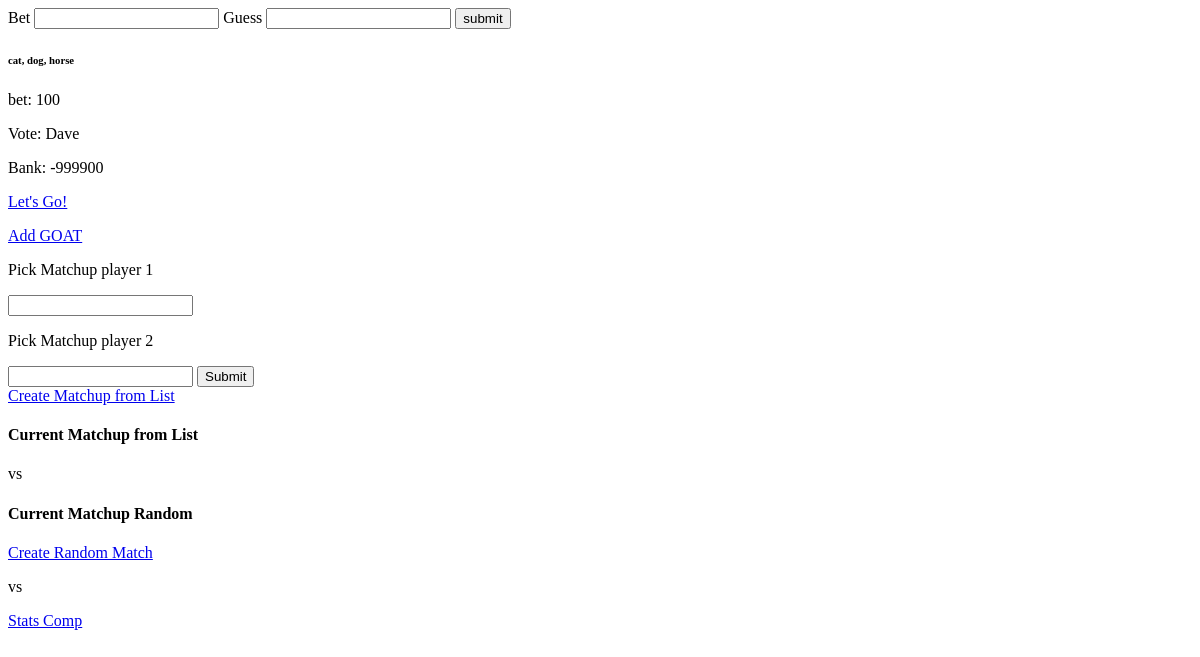
The app's page /, older data.
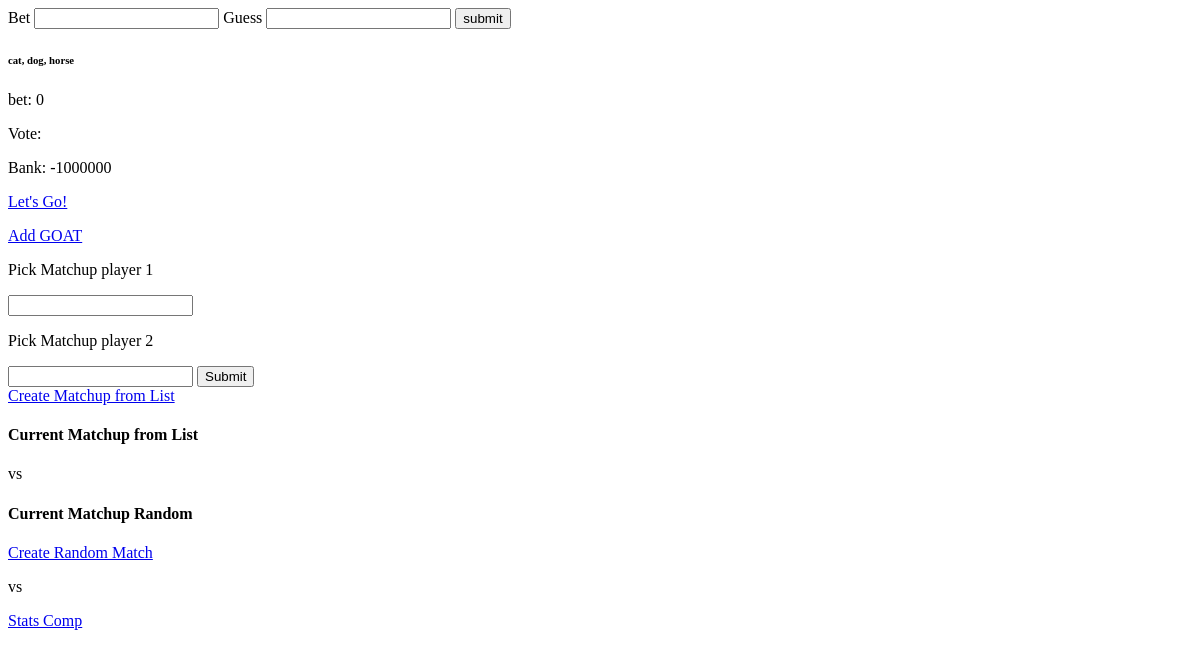
The same page, newer data.
### goat_app/models.py (models this page shows)
class User(models.Model):
    first_name=models.CharField(max_length=15)
    last_name=models.CharField(max_length=15)
    email=EmailField()
    bank=models.IntegerField(default=1000)
    bet=models.IntegerField(default=0)
    vote=models.CharField(max_length=155, null=True)
    hashpass=models.CharField(max_length=115)
    created_at=models.DateTimeField(auto_now_add=True)
    updated_at=models.DateTimeField(auto_now=True)
    objects = UserManager()

### goat_app/views.py (the view)
# urls.py: path('', views.index),
def index(request):
    user=User.objects.get(id=2)
    context={
        'user':User.objects.get(id=2),
        'goats':GOAT.objects.filter(creator=user),
    }
    return render(request, 'index.html', context)

### goat_app/templates/index.html (shortened to what this page needs)
<!DOCTYPE html>
<html lang="en">
<head>
</head>
<body>
    <form action='/submit' method='POST'>
        <label for='bet'>Bet</label>
        <input type='text' name='bet'>
        <label for='guess'>Guess</label>
        <input type='text' name='guess'>
        <button type="submit">submit</button>
    </form>
    <h6>cat, dog, horse</h6>
    <p>bet: {{user.bet}}</p>
    <p>Vote: {{user.vote}}</p>
    <p>Bank: {{user.bank}}</p>
    <a href='/run_bet'>Let's Go!</a>
    <p>
    <a href='/create'>Add GOAT</a>
    </p>
    <p>Pick Matchup player 1</p>
    <form action="/matchup_maker" method="POST">
        <input list="goats" name="player1_goat">
        <p>Pick Matchup player 2</p>
        <input list="goats" name="player2_goat">
        <input type="submit">
    </form>
<a href='/matchup_picker'>Create Matchup from List</a>
<h4>Current Matchup from List</h4>
{{goat1}} vs
<h4>Current Matchup Random</h4>
<p><a href='/random_match'>Create Random Match</a></p>
{{rand_goat1}} vs
<p>
    <a href='/stats_comp'>Stats Comp</a>
</p>
</body>
</html>

Row changes from the older to the newer data that the page shows:
changed User: bet "100" → "0"; bank "-999900" → "-1000000"; vote "Dave" → (not shown)
